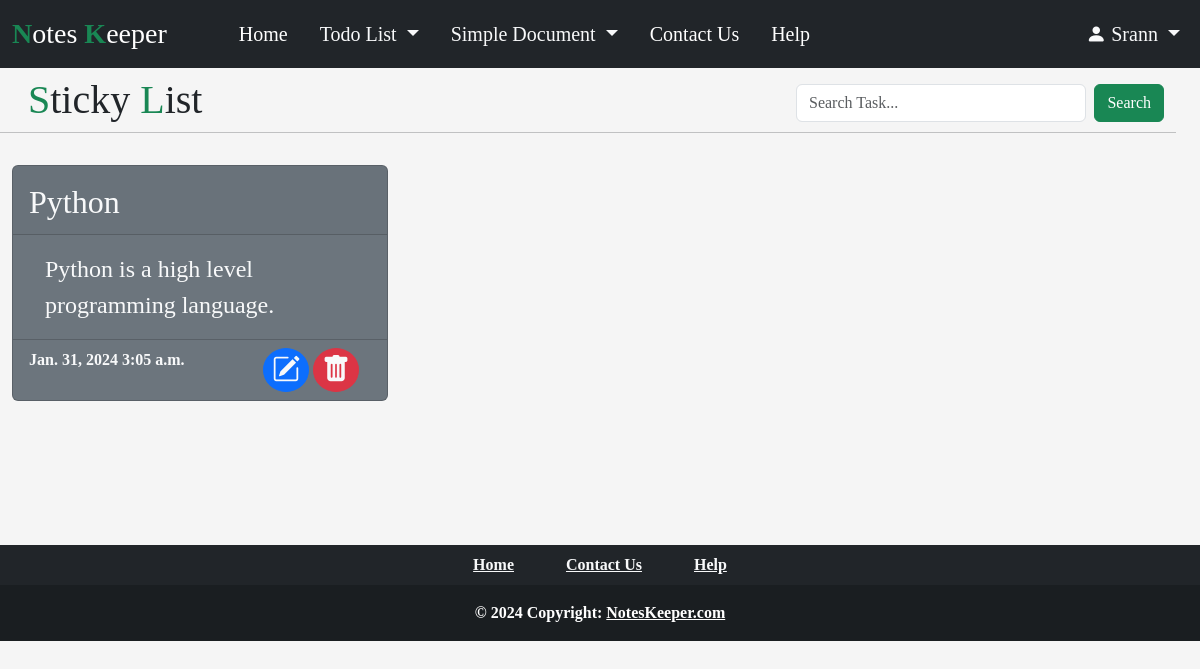
The page /todo/task_views (signed in) on the database its author committed.
### Todo_List/models.py (models this page shows, shortened)
class Todo_Task(models.Model):
    UserId = models.ForeignKey(User, on_delete = models.CASCADE, null = True)
    Title = models.CharField(max_length = 100)
    Task = models.TextField(max_length = 300)
    Date = models.DateField(null = True)
    Time = models.TimeField(null = True)
    Bgcolor = models.CharField(max_length = 20, null= False)

### Todo_List/views.py (the view)
# urls.py: path('task_views', views.task_views, name = 'task_views'),
@login_required
def task_views(request):
    try:
        Datas = Todo_Task.objects.filter(UserId_id = request.user)
        Data = {'Tasks': Datas}
        return render(request, 'todo_views.html', context= Data)
    except Todo_Task.DoesNotExist:
        pass
    return render(request, 'todo_views.html')

### templates/todo_views.html (shortened to what this page needs)
{% extends "index.html" %}
{% load static %}
{% block body %}
<div class="container-fluid row ">
    <div class="col-md-4">
        <h1 class="ps-3 brand"><span class="text-success">S</span>ticky <span class="text-success">L</span>ist</h1>
    </div>
    <div class="col-md-4"></div>
    <div class="col-md-4 mt-2">
        <form class="d-flex" action="/todo/search" method="get">
            <input class="form-control me-2" type="search" name="search" placeholder="Search Task..." aria-label="Search">
            <button class="btn btn-success" type="submit">Search</button>
        </form>
    </div>
    <hr>
</div>
{% if Tasks %}
<div class="container-fluid mt-3">
    <div class="row row-cols-1 row-cols-md-3 g-4">
        {% for data in Tasks reversed %}
        <div >
            <div class="card bg-{{data.Bgcolor}} text-light">
                <div class="card-header row fs-2 m-0">
                    <span class="col-md-6 mt-1 ps-0">{{data.Title}}</span>
                </div>
                <div class="card-body">
                    <p class="card-text fs-4 ps-3">
                        {{data.Task}}
                    </p>
                </div>
                <div class="card-footer bg-transparent row fw-bold m-0">
                    <span class="col-md-6 ps-0">{{data.Date}} {{data.Time}}</span>
                    <span class="col-md-6 text-end">
                        <button type="submit" class="btn btn-primary rounded-circle p-0 ps-2 pe-2">
                            <a href="/todo/update/{{data.id}}" class="text-light">
                                <i class="bi bi-pencil-square fs-3"></i></a></button>
                        <button type="submit" class="btn btn-danger rounded-circle p-0 ps-2 pe-2">
                            <a href="/todo/delete/{{data.id}}" class="text-light">
                                <i class="bi bi-trash-fill fs-3"></i></a></button>
                    </span>
                </div>
            </div>
        </div>
        {% endfor %}
    </div>
</div>
{% endif %}
{% endblock %}

### templates/index.html (shortened to what this page needs)
{% load static %}
<!DOCTYPE html>
<html lang="en">
<head>
  {% load bootstrap5 %}
  {% bootstrap_css %}
  <link rel="stylesheet" href="https://cdn.jsdelivr.net/npm/bootstrap-icons@1.3.0/font/bootstrap-icons.css">
  <link rel="stylesheet" href="{% static 'css/style.css' %}">
</head>
<body>
  <nav class="navbar navbar-expand-lg navbar-dark bg-dark mb-2">
    <div class="container-fluid ">
      <a class="navbar-brand brand fs-3" href="/"><span class="text-success fw-bold">N</span>otes <span
          class="text-success fw-bold">K</span>eeper</a>
      <div class="collapse navbar-collapse ms-5" id="navbarSupportedContent">
        <ul class="navbar-nav me-auto mb-2 mb-lg-0 fs-5">
          <li class="nav-item me-3">
            <a class="nav-link active" aria-current="page" href="/">Home</a>
          </li>
          <li class="nav-item dropdown me-3">
            <a class="nav-link dropdown-toggle text-light " href="/todo" id="navbarDropdown" role="button"
              data-bs-toggle="dropdown" aria-expanded="false">
              Todo List
            </a>
          </li>
          <li class="nav-item dropdown me-3">
            <a class="nav-link dropdown-toggle text-light " href="/document" id="navbarDropdown" role="button"
              data-bs-toggle="dropdown" aria-expanded="false">
              Simple Document
            </a>
          </li>
          <li class="nav-item me-3">
            <a class="nav-link active" aria-current="page" href="/contact">Contact Us</a>
          </li>
          <li class="nav-item me-3">
            <a class="nav-link active" aria-current="page" title="?" href="/help">Help</a>
          </li>
        </ul>
        {% if request.user.is_authenticated %}
        <ul class="navbar-nav d-flex fs-5">
          <li class="nav-item dropdown">
            <a class="nav-link dropdown-toggle  text-light " href="#" id="navbarDropdown" role="button"
              data-bs-toggle="dropdown" aria-expanded="false">
              <i class="bi bi-person-fill"></i> {{ user.username.capitalize }}
            </a>
          </li>
        </ul>
        {% endif %}
      </div>
    </div>
  </nav>
  {% block body %}
  {% endblock %}
<div class="container-fluid footer col-md-12 p-0 ">
  <footer class="bg-dark text-center text-white  mb-0 pb-0">
    <div class="container p-2 pb-2">
      <section class="mb-0 fw-bold">
        <a href="/" class="text-light me-5"> Home</a>
        <a href="/contact" class="text-light me-5"> Contact Us</a>
        <a href="help" class="text-light">Help</a>
      </section>
    </div>
  <div class="text-center fw-bold p-3" style="background-color: rgba(0, 0, 0, 0.2);">
    © 2024 Copyright:
    <a class="text-white" href="http://127.0.0.1:8000/">NotesKeeper.com</a>
  </div>
</footer>
</div>
</body>
</html>

### static/css/style.css (style rules this page uses)
body { background-color: whitesmoke; font-family: 'Times New Roman'; }
.brand { font-family: cursive; }
.footer { margin-top: 12%; }

### rows shown on the page
Todo_Task: Title "Python", Task "Python is a high level programming language.", Date "Jan. 31, 2024", Time "3:05 a.m."

### other values the page prints
{{ user.username.capitalize }} "Srann"
